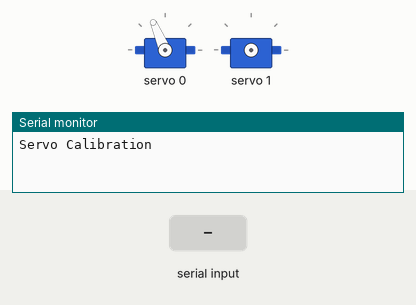
This sketch was run on a simulated Arduino Uno, built with avr-gcc and run on an emulated ATmega328P. Parts: 2 × servo, the last lines printed to the serial monitor. The inputs (shaded band) are chosen by the test bench.

Above: at 1.2 s.
1.3 s: "90,45\n" received over Serial
At 2.3 s:
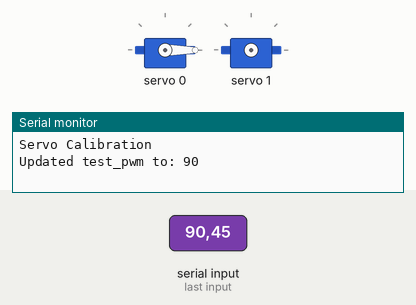
2.8 s: "1\n" received over Serial
At 3.7 s:
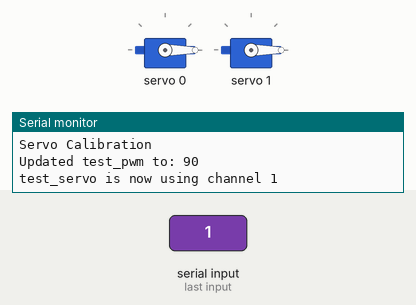
4.3 s: "200\n" received over Serial
At 5.5 s:
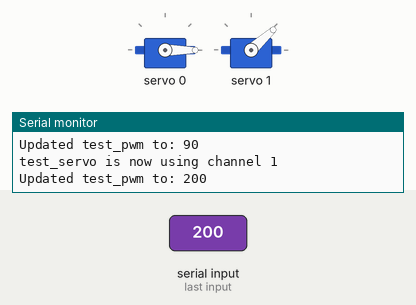
5.8 s: "90\n" received over Serial
At 7.2 s:
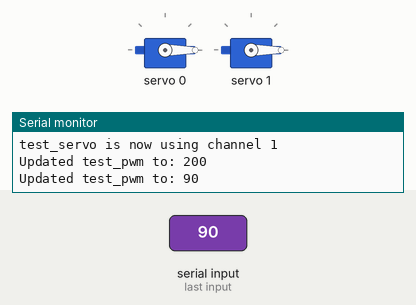
Timing chart, 0 to 8.3 s (numbered marks = the images above; inputs shaded):
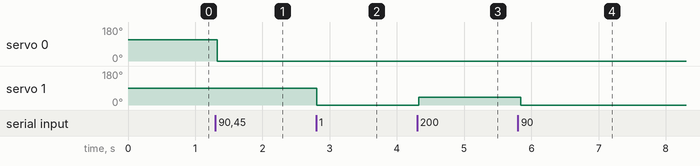

Measured:
- after the input at 1.3 s, servo 0: 113° → 0° at once
- after the input at 2.8 s, servo 1: 90° → 0° at once
- after the input at 4.3 s, servo 1: 0° → 42° at once
- after the input at 5.8 s, servo 1: 42° → 0° at once

The sketch:

Servo_Fin_Calibration.ino
```cpp
#include <Wire.h>
#include <Adafruit_PWMServoDriver.h>


Adafruit_PWMServoDriver pwm;

#define Servo_0 0
#define Servo_0_0 130
#define Servo_0_90 350
#define Servo_0_180 550

#define Servo_1 1
#define Servo_1_0 120
#define Servo_1_90 320
#define Servo_1_180 540

#define Servo_2 2
#define Servo_2_0 120
#define Servo_2_90 340
#define Servo_2_180 540

#define Servo_3 3
#define Servo_3_0 120
#define Servo_3_90 330
#define Servo_3_180 550


int test_pwm = 350;
int test_servo = 0;

void setup() {
  Serial.begin(115200);
  pwm.begin();
  pwm.setPWMFreq(50);

  Serial.println("Servo Calibration");

}

void loop(){

  pwm.setPWM(test_servo, 0, test_pwm);

    if (Serial.available()) {
    String input = Serial.readStringUntil('\n');
    input.trim();

    // Check if input is a single digit (0–4) to change servo channel
    if (input.length() == 1 && isDigit(input.charAt(0))) {
      int channel = input.toInt();
      if (channel >= 0 && channel <= 4) {
        test_servo = channel;
        Serial.print("test_servo is now using channel ");
        Serial.println(test_servo);
        return;
      }
    }

    // Otherwise, try to update the PWM value
    int newVal = input.toInt();
    if (newVal >= 80 && newVal <= 600) {
      test_pwm = newVal;
      Serial.print("Updated test_pwm to: ");
      Serial.println(test_pwm);
    } else {
      Serial.println("Invalid input. Use 0–4 to change servo channel or 80–600 for PWM value.");
    }
  }

  delay(20);
}
```
